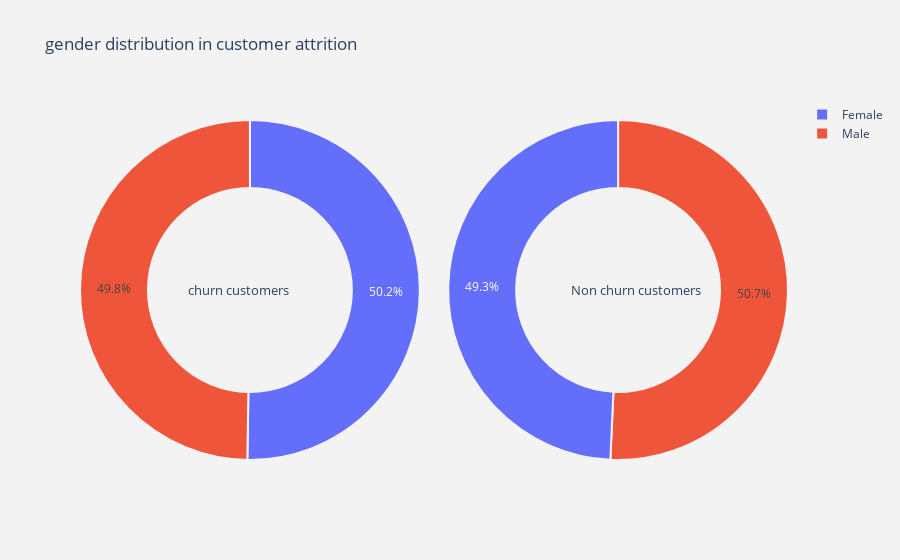
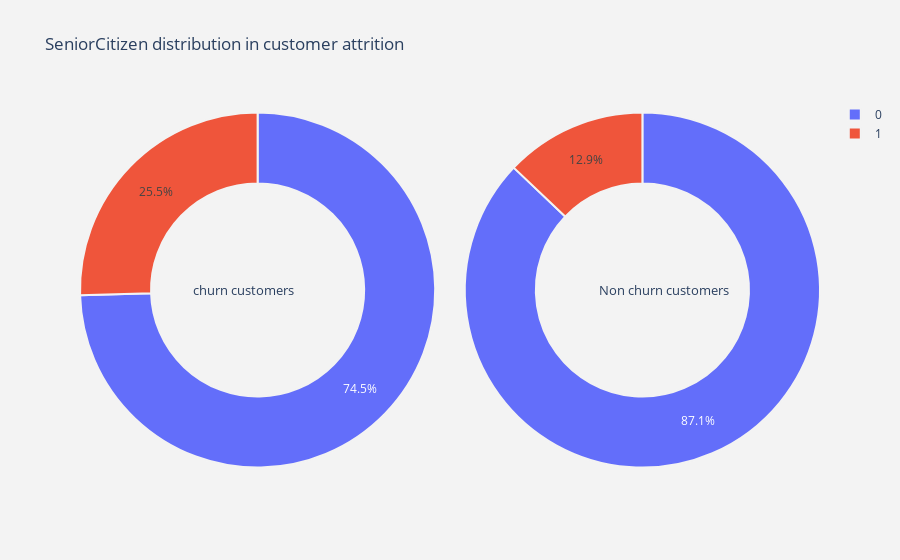
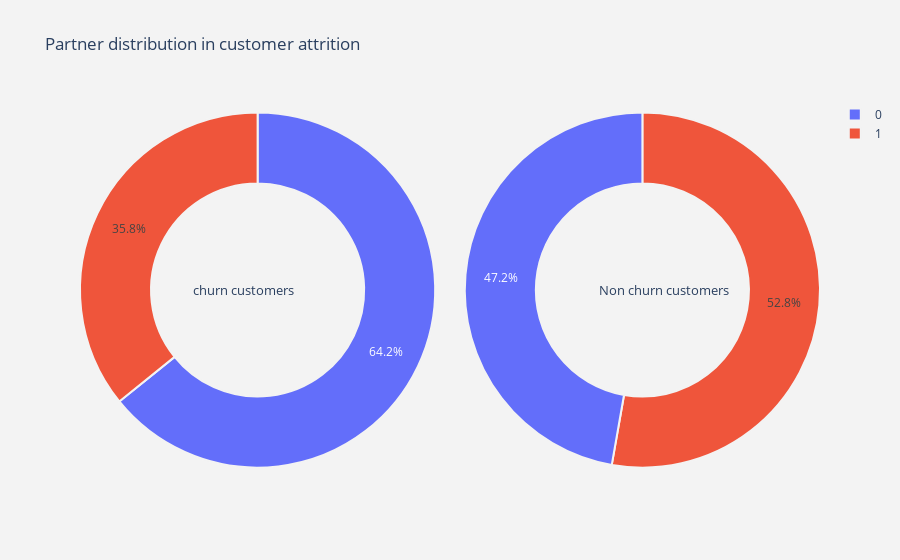
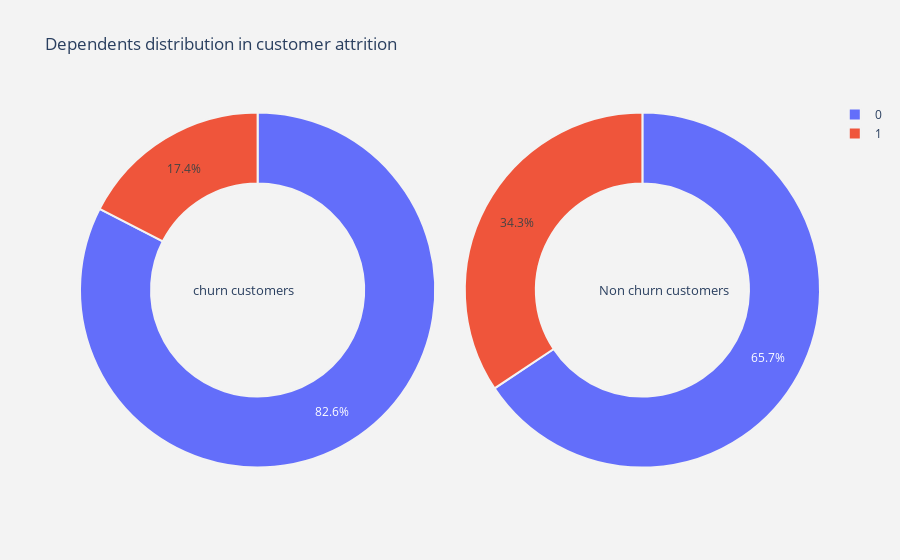

Notebook code cell kept with these figures, in order:
### Code cell
#由於EDA會需要用到很多可視化分析，我們可以撰寫plotly的funciton來協助我們更快進行EDA，當然也可以將資料儲存為excel or csv檔，換到知名的數據可視化軟體tableau來做
#function  for pie plot for customer attrition types
def plot_pie(column) :
    
    trace1 = go.Pie(values  = churn[column].value_counts().values.tolist(),
                    labels  = churn[column].value_counts().keys().tolist(),
                    hoverinfo = "label+percent+name",
                    domain  = dict(x = [0,.48]),
                    name    = "Churn Customers",
                    marker  = dict(line = dict(width = 2,
                                               color = "rgb(243,243,243)")
                                  ),
                    hole    = .6
                   )
    trace2 = go.Pie(values  = not_churn[column].value_counts().values.tolist(),
                    labels  = not_churn[column].value_counts().keys().tolist(),
                    hoverinfo = "label+percent+name",
                    marker  = dict(line = dict(width = 2,
                                               color = "rgb(243,243,243)")
                                  ),
                    domain  = dict(x = [.52,1]),
                    hole    = .6,
                    name    = "Non churn customers" 
                   )
    layout = go.Layout(dict(title = column + " distribution in customer attrition ",
                            plot_bgcolor  = "rgb(243,243,243)",
                            paper_bgcolor = "rgb(243,243,243)",
                            annotations = [dict(text = "churn customers",
                                                font = dict(size = 13),
                                                showarrow = False,
                                                x = .15, y = .5),
                                           dict(text = "Non churn customers",
                                                font = dict(size = 13),
                                                showarrow = False,
                                                x = .88,y = .5
                                               )
                                          ]
                           )
                      )
    data = [trace1,trace2]
    fig  = go.Figure(data = data,layout = layout)
    py.iplot(fig)
    
    
#繪製客戶流失的類型的直方圖(histgram)   
def plot_hist(column) :
    trace1 = go.Histogram(x  = churn[column],
                          histnorm= "percent",
                          name = "Churn Customers",
                          marker = dict(line = dict(width = .5,
                                                    color = "black"
                                                    )
                                        ),
                         opacity = .9 
                         ) 
    
    trace2 = go.Histogram(x  = not_churn[column],
                          histnorm = "percent",
                          name = "Non churn customers",
                          marker = dict(line = dict(width = .5,
                                              color = "black"
                                             )
                                 ),
                          opacity = .9
                         )
    
    data = [trace1,trace2]
    layout = go.Layout(dict(title =column + " distribution in customer attrition ",
                            plot_bgcolor  = "rgb(243,243,243)",
                            paper_bgcolor = "rgb(243,243,243)",
                            xaxis = dict(gridcolor = 'rgb(255, 255, 255)',
                                             title = column,
                                             zerolinewidth=1,
                                             ticklen=5,
                                             gridwidth=2
                                            ),
                            yaxis = dict(gridcolor = 'rgb(255, 255, 255)',
                                             title = "percent",
                                             zerolinewidth=1,
                                             ticklen=5,
                                             gridwidth=2
                                            ),
                           )
                      )
    fig  = go.Figure(data=data,layout=layout)
    
    py.iplot(fig)
    
    
#繪製連續型特徵的散佈圖矩陣，顯示每兩個特徵間的關係
def plot_scatter(df)  :
    
    df  = df.sort_values(by = "Churn" ,ascending = True)
    classes = df["Churn"].unique().tolist()
    classes
    
    class_code  = {classes[k] : k for k in range(2)}
    class_codecolor_vals = [class_code[cl] for cl in df["Churn"]]
    color_valspl_colorscale = "Portland"
    pl_colorscaletext = [df.loc[k,"Churn"] for k in range(len(df))]
    texttrace = go.Splom(dimensions = [dict(label  = "tenure",
                                       values = df["tenure"]),
                                  dict(label  = 'MonthlyCharges',
                                       values = df['MonthlyCharges']),
                                  dict(label  = 'TotalCharges',
                                       values = df['TotalCharges'])],
                     text = text,
                     marker = dict(color = color_vals,
                                   colorscale = pl_colorscale,
                                   size = 3,
                                   showscale = False,
                                   line = dict(width = .1,
                                               color='rgb(230,230,230)'
                                              )
                                  )
                    )
    axis = dict(showline  = True,
                zeroline  = False,
                gridcolor = "#fff",
                ticklen   = 4
               )
    
    layout = go.Layout(dict(title  = "Scatter plot matrix for Numerical columns for customer attrition",
                            autosize = False,
                            height = 800,
                            width  = 800,
                            dragmode = "select",
                            hovermode = "closest",
                            plot_bgcolor  = 'rgba(240,240,240, 0.95)',
                            xaxis1 = dict(axis),
                            yaxis1 = dict(axis),
                            xaxis2 = dict(axis),
                            yaxis2 = dict(axis),
                            xaxis3 = dict(axis),
                            yaxis3 = dict(axis),
                           )
                      )
    data   = [trace]
    fig = go.Figure(data = data,layout = layout )
    py.iplot(fig)# 將所有類別型特徵畫出來
for col in cat_cols:
    plot_pie(col)

### Figure 1 — Plotly figure (JSON) as saved in the notebook; plotly's stock layout.template omitted (floating-point values rounded to 4 significant figures)
{"data": [{"domain": {"x": [0, 0.48]}, "hole": 0.6, "hoverinfo": "label+percent+name", "labels": ["Female", "Male"], "marker": {"line": {"color": "rgb(243,243,243)", "width": 2}}, "name": "Churn Customers", "type": "pie", "values": [939, 930]}, {"domain": {"x": [0.52, 1]}, "hole": 0.6, "hoverinfo": "label+percent+name", "labels": ["Male", "Female"], "marker": {"line": {"color": "rgb(243,243,243)", "width": 2}}, "name": "Non churn customers", "type": "pie", "values": [2619, 2544]}], "layout": {"annotations": [{"font": {"size": 13}, "showarrow": false, "text": "churn customers", "x": 0.15, "y": 0.5}, {"font": {"size": 13}, "showarrow": false, "text": "Non churn customers", "x": 0.88, "y": 0.5}], "paper_bgcolor": "rgb(243,243,243)", "plot_bgcolor": "rgb(243,243,243)", "title": {"text": "gender distribution in customer attrition "}}}

### Figure 2 — Plotly figure (JSON) as saved in the notebook; plotly's stock layout.template omitted (floating-point values rounded to 4 significant figures)
{"data": [{"domain": {"x": [0, 0.48]}, "hole": 0.6, "hoverinfo": "label+percent+name", "labels": [0, 1], "marker": {"line": {"color": "rgb(243,243,243)", "width": 2}}, "name": "Churn Customers", "type": "pie", "values": [1393, 476]}, {"domain": {"x": [0.52, 1]}, "hole": 0.6, "hoverinfo": "label+percent+name", "labels": [0, 1], "marker": {"line": {"color": "rgb(243,243,243)", "width": 2}}, "name": "Non churn customers", "type": "pie", "values": [4497, 666]}], "layout": {"annotations": [{"font": {"size": 13}, "showarrow": false, "text": "churn customers", "x": 0.15, "y": 0.5}, {"font": {"size": 13}, "showarrow": false, "text": "Non churn customers", "x": 0.88, "y": 0.5}], "paper_bgcolor": "rgb(243,243,243)", "plot_bgcolor": "rgb(243,243,243)", "title": {"text": "SeniorCitizen distribution in customer attrition "}}}

### Figure 3 — Plotly figure (JSON) as saved in the notebook; plotly's stock layout.template omitted (floating-point values rounded to 4 significant figures)
{"data": [{"domain": {"x": [0, 0.48]}, "hole": 0.6, "hoverinfo": "label+percent+name", "labels": [0, 1], "marker": {"line": {"color": "rgb(243,243,243)", "width": 2}}, "name": "Churn Customers", "type": "pie", "values": [1200, 669]}, {"domain": {"x": [0.52, 1]}, "hole": 0.6, "hoverinfo": "label+percent+name", "labels": [1, 0], "marker": {"line": {"color": "rgb(243,243,243)", "width": 2}}, "name": "Non churn customers", "type": "pie", "values": [2724, 2439]}], "layout": {"annotations": [{"font": {"size": 13}, "showarrow": false, "text": "churn customers", "x": 0.15, "y": 0.5}, {"font": {"size": 13}, "showarrow": false, "text": "Non churn customers", "x": 0.88, "y": 0.5}], "paper_bgcolor": "rgb(243,243,243)", "plot_bgcolor": "rgb(243,243,243)", "title": {"text": "Partner distribution in customer attrition "}}}

### Figure 4 — Plotly figure (JSON) as saved in the notebook; plotly's stock layout.template omitted (floating-point values rounded to 4 significant figures)
{"data": [{"domain": {"x": [0, 0.48]}, "hole": 0.6, "hoverinfo": "label+percent+name", "labels": [0, 1], "marker": {"line": {"color": "rgb(243,243,243)", "width": 2}}, "name": "Churn Customers", "type": "pie", "values": [1543, 326]}, {"domain": {"x": [0.52, 1]}, "hole": 0.6, "hoverinfo": "label+percent+name", "labels": [0, 1], "marker": {"line": {"color": "rgb(243,243,243)", "width": 2}}, "name": "Non churn customers", "type": "pie", "values": [3390, 1773]}], "layout": {"annotations": [{"font": {"size": 13}, "showarrow": false, "text": "churn customers", "x": 0.15, "y": 0.5}, {"font": {"size": 13}, "showarrow": false, "text": "Non churn customers", "x": 0.88, "y": 0.5}], "paper_bgcolor": "rgb(243,243,243)", "plot_bgcolor": "rgb(243,243,243)", "title": {"text": "Dependents distribution in customer attrition "}}}
